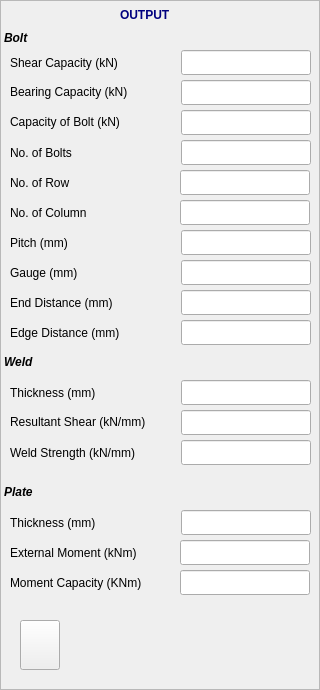
    <widget class="QFrame" name="outputFrame_4">
     <property name="geometry">
      <rect>
       <x>1048</x>
       <y>580</y>
       <width>320</width>
       <height>690</height>
      </rect>
     </property>
     <property name="sizePolicy">
      <sizepolicy hsizetype="Fixed" vsizetype="Fixed">
       <horstretch>0</horstretch>
       <verstretch>0</verstretch>
      </sizepolicy>
     </property>
     <property name="minimumSize">
      <size>
       <width>320</width>
       <height>690</height>
      </size>
     </property>
     <property name="frameShape">
      <enum>QFrame::StyledPanel</enum>
     </property>
     <property name="frameShadow">
      <enum>QFrame::Raised</enum>
     </property>
     <widget class="QLineEdit" name="txtShrCapacity_4">
      <property name="geometry">
       <rect>
        <x>181</x>
        <y>50</y>
        <width>130</width>
        <height>25</height>
       </rect>
      </property>
      <property name="text">
       <string/>
      </property>
      <property name="readOnly">
       <bool>true</bool>
      </property>
     </widget>
     <widget class="QLineEdit" name="txtbearCapacity_4">
      <property name="geometry">
       <rect>
        <x>181</x>
        <y>80</y>
        <width>130</width>
        <height>25</height>
       </rect>
      </property>
      <property name="readOnly">
       <bool>true</bool>
      </property>
     </widget>
     <widget class="QLineEdit" name="txtBoltCapacity_4">
      <property name="geometry">
       <rect>
        <x>181</x>
        <y>110</y>
        <width>130</width>
        <height>25</height>
       </rect>
      </property>
      <property name="readOnly">
       <bool>true</bool>
      </property>
     </widget>
     <widget class="QLineEdit" name="txtNoBolts_4">
      <property name="geometry">
       <rect>
        <x>181</x>
        <y>140</y>
        <width>130</width>
        <height>25</height>
       </rect>
      </property>
      <property name="readOnly">
       <bool>true</bool>
      </property>
     </widget>
     <widget class="QLineEdit" name="txtPitch_4">
      <property name="geometry">
       <rect>
        <x>181</x>
        <y>230</y>
        <width>130</width>
        <height>25</height>
       </rect>
      </property>
      <property name="readOnly">
       <bool>true</bool>
      </property>
     </widget>
     <widget class="QLineEdit" name="txtGuage_4">
      <property name="geometry">
       <rect>
        <x>181</x>
        <y>260</y>
        <width>130</width>
        <height>25</height>
       </rect>
      </property>
      <property name="readOnly">
       <bool>true</bool>
      </property>
     </widget>
     <widget class="QLineEdit" name="txtEndDist_4">
      <property name="geometry">
       <rect>
        <x>181</x>
        <y>290</y>
        <width>130</width>
        <height>25</height>
       </rect>
      </property>
      <property name="readOnly">
       <bool>true</bool>
      </property>
     </widget>
     <widget class="QLineEdit" name="txtEdgeDist_4">
      <property name="geometry">
       <rect>
        <x>181</x>
        <y>320</y>
        <width>130</width>
        <height>25</height>
       </rect>
      </property>
      <property name="readOnly">
       <bool>true</bool>
      </property>
     </widget>
     <widget class="QLineEdit" name="txtWeldThick_4">
      <property name="geometry">
       <rect>
        <x>181</x>
        <y>380</y>
        <width>130</width>
        <height>25</height>
       </rect>
      </property>
      <property name="readOnly">
       <bool>true</bool>
      </property>
     </widget>
     <widget class="QLineEdit" name="txtResltShr_4">
      <property name="geometry">
       <rect>
        <x>181</x>
        <y>410</y>
        <width>130</width>
        <height>25</height>
       </rect>
      </property>
      <property name="readOnly">
       <bool>true</bool>
      </property>
     </widget>
     <widget class="QLineEdit" name="txtWeldStrng_4">
      <property name="geometry">
       <rect>
        <x>181</x>
        <y>440</y>
        <width>130</width>
        <height>25</height>
       </rect>
      </property>
      <property name="readOnly">
       <bool>true</bool>
      </property>
     </widget>
     <widget class="QLineEdit" name="txtPlateThick_4">
      <property name="geometry">
       <rect>
        <x>181</x>
        <y>510</y>
        <width>130</width>
        <height>25</height>
       </rect>
      </property>
      <property name="readOnly">
       <bool>true</bool>
      </property>
     </widget>
     <widget class="QLabel" name="label_76">
      <property name="geometry">
       <rect>
        <x>4</x>
        <y>30</y>
        <width>66</width>
        <height>17</height>
       </rect>
      </property>
      <property name="text">
       <string>&lt;html&gt;&lt;head/&gt;&lt;body&gt;&lt;p&gt;&lt;span style=&quot; font-weight:600; font-style:italic;&quot;&gt;Bolt&lt;/span&gt;&lt;/p&gt;&lt;/body&gt;&lt;/html&gt;</string>
      </property>
     </widget>
     <widget class="QLabel" name="label_77">
      <property name="geometry">
       <rect>
        <x>10</x>
        <y>50</y>
        <width>170</width>
        <height>25</height>
       </rect>
      </property>
      <property name="text">
       <string>Shear Capacity (kN)</string>
      </property>
     </widget>
     <widget class="QLabel" name="label_78">
      <property name="geometry">
       <rect>
        <x>10</x>
        <y>80</y>
        <width>150</width>
        <height>25</height>
       </rect>
      </property>
      <property name="text">
       <string>&lt;html&gt;&lt;head/&gt;&lt;body&gt;&lt;p&gt;Bearing Capacity (kN)&lt;/p&gt;&lt;/body&gt;&lt;/html&gt;</string>
      </property>
     </widget>
     <widget class="QLabel" name="labl123_4">
      <property name="geometry">
       <rect>
        <x>10</x>
        <y>110</y>
        <width>150</width>
        <height>25</height>
       </rect>
      </property>
      <property name="text">
       <string>&lt;html&gt;&lt;head/&gt;&lt;body&gt;&lt;p&gt;Capacity of Bolt (kN)&lt;/p&gt;&lt;/body&gt;&lt;/html&gt;</string>
      </property>
     </widget>
     <widget class="QLabel" name="t_4">
      <property name="geometry">
       <rect>
        <x>10</x>
        <y>140</y>
        <width>130</width>
        <height>25</height>
       </rect>
      </property>
      <property name="text">
       <string>No. of Bolts</string>
      </property>
     </widget>
     <widget class="QLabel" name="label_79">
      <property name="geometry">
       <rect>
        <x>10</x>
        <y>230</y>
        <width>130</width>
        <height>25</height>
       </rect>
      </property>
      <property name="text">
       <string>Pitch (mm)</string>
      </property>
     </widget>
     <widget class="QLabel" name="label_80">
      <property name="geometry">
       <rect>
        <x>10</x>
        <y>290</y>
        <width>130</width>
        <height>25</height>
       </rect>
      </property>
      <property name="text">
       <string>End Distance (mm)</string>
      </property>
     </widget>
     <widget class="QLabel" name="label_81">
      <property name="geometry">
       <rect>
        <x>10</x>
        <y>380</y>
        <width>130</width>
        <height>25</height>
       </rect>
      </property>
      <property name="text">
       <string>Thickness (mm)</string>
      </property>
     </widget>
     <widget class="QLabel" name="label_82">
      <property name="geometry">
       <rect>
        <x>10</x>
        <y>440</y>
        <width>160</width>
        <height>25</height>
       </rect>
      </property>
      <property name="text">
       <string>Weld Strength (kN/mm)</string>
      </property>
     </widget>
     <widget class="QLabel" name="label_83">
      <property name="geometry">
       <rect>
        <x>10</x>
        <y>260</y>
        <width>130</width>
        <height>25</height>
       </rect>
      </property>
      <property name="text">
       <string>Gauge (mm)</string>
      </property>
     </widget>
     <widget class="QLabel" name="label_84">
      <property name="geometry">
       <rect>
        <x>4</x>
        <y>350</y>
        <width>130</width>
        <height>25</height>
       </rect>
      </property>
      <property name="text">
       <string>&lt;html&gt;&lt;head/&gt;&lt;body&gt;&lt;p&gt;&lt;span style=&quot; font-weight:600; font-style:italic;&quot;&gt;Weld&lt;/span&gt;&lt;/p&gt;&lt;/body&gt;&lt;/html&gt;</string>
      </property>
     </widget>
     <widget class="QLabel" name="label_85">
      <property name="geometry">
       <rect>
        <x>10</x>
        <y>320</y>
        <width>140</width>
        <height>25</height>
       </rect>
      </property>
      <property name="text">
       <string>Edge Distance (mm)</string>
      </property>
     </widget>
     <widget class="QLabel" name="label_86">
      <property name="geometry">
       <rect>
        <x>10</x>
        <y>510</y>
        <width>130</width>
        <height>25</height>
       </rect>
      </property>
      <property name="text">
       <string>Thickness (mm)</string>
      </property>
     </widget>
     <widget class="QLabel" name="label_87">
      <property name="geometry">
       <rect>
        <x>10</x>
        <y>410</y>
        <width>170</width>
        <height>25</height>
       </rect>
      </property>
      <property name="text">
       <string>&lt;html&gt;&lt;head/&gt;&lt;body&gt;&lt;p&gt;Resultant Shear (kN/mm)&lt;/p&gt;&lt;/body&gt;&lt;/html&gt;</string>
      </property>
     </widget>
     <widget class="QLabel" name="label_88">
      <property name="geometry">
       <rect>
        <x>10</x>
        <y>540</y>
        <width>160</width>
        <height>25</height>
       </rect>
      </property>
      <property name="text">
       <string>External Moment (kNm)</string>
      </property>
     </widget>
     <widget class="QLabel" name="label_89">
      <property name="geometry">
       <rect>
        <x>4</x>
        <y>480</y>
        <width>130</width>
        <height>25</height>
       </rect>
      </property>
      <property name="text">
       <string>&lt;html&gt;&lt;head/&gt;&lt;body&gt;&lt;p&gt;&lt;span style=&quot; font-weight:600; font-style:italic;&quot;&gt;Plate&lt;/span&gt;&lt;/p&gt;&lt;/body&gt;&lt;/html&gt;</string>
      </property>
     </widget>
     <widget class="QLineEdit" name="txtExtMomnt_4">
      <property name="geometry">
       <rect>
        <x>180</x>
        <y>540</y>
        <width>130</width>
        <height>25</height>
       </rect>
      </property>
      <property name="readOnly">
       <bool>true</bool>
      </property>
     </widget>
     <widget class="QLineEdit" name="txtMomntCapacity_4">
      <property name="geometry">
       <rect>
        <x>180</x>
        <y>570</y>
        <width>130</width>
        <height>25</height>
       </rect>
      </property>
      <property name="readOnly">
       <bool>true</bool>
      </property>
     </widget>
     <widget class="QLabel" name="label_90">
      <property name="geometry">
       <rect>
        <x>10</x>
        <y>570</y>
        <width>170</width>
        <height>25</height>
       </rect>
      </property>
      <property name="text">
       <string>Moment Capacity (KNm)</string>
      </property>
     </widget>
     <widget class="QLabel" name="lbl_col_4">
      <property name="geometry">
       <rect>
        <x>10</x>
        <y>200</y>
        <width>130</width>
        <height>25</height>
       </rect>
      </property>
      <property name="text">
       <string>No. of Column</string>
      </property>
     </widget>
     <widget class="QLabel" name="lbl_row_4">
      <property name="geometry">
       <rect>
        <x>10</x>
        <y>170</y>
        <width>130</width>
        <height>25</height>
       </rect>
      </property>
      <property name="text">
       <string>No. of Row</string>
      </property>
     </widget>
     <widget class="QLineEdit" name="lineEdit_7">
      <property name="geometry">
       <rect>
        <x>180</x>
        <y>170</y>
        <width>130</width>
        <height>25</height>
       </rect>
      </property>
     </widget>
     <widget class="QLineEdit" name="lineEdit_8">
      <property name="geometry">
       <rect>
        <x>180</x>
        <y>200</y>
        <width>130</width>
        <height>25</height>
       </rect>
      </property>
     </widget>
     <widget class="QLabel" name="label_91">
      <property name="geometry">
       <rect>
        <x>120</x>
        <y>0</y>
        <width>60</width>
        <height>31</height>
       </rect>
      </property>
      <property name="text">
       <string>&lt;html&gt;&lt;head/&gt;&lt;body&gt;&lt;p&gt;&lt;span style=&quot; font-weight:600; color:#00007f;&quot;&gt;OUTPUT&lt;/span&gt;&lt;/p&gt;&lt;/body&gt;&lt;/html&gt;</string>
      </property>
     </widget>
     <widget class="QPushButton" name="pushButton_4">
      <property name="geometry">
       <rect>
        <x>20</x>
        <y>620</y>
        <width>40</width>
        <height>50</height>
       </rect>
      </property>
      <property name="text">
       <string/>
      </property>
      <property name="icon">
       <iconset>
        <normaloff>:/images/logo.jpg</normaloff>:/images/logo.jpg</iconset>
      </property>
      <property name="iconSize">
       <size>
        <width>40</width>
        <height>50</height>
       </size>
      </property>
      <property name="checkable">
       <bool>false</bool>
      </property>
      <property name="autoDefault">
       <bool>false</bool>
      </property>
      <property name="default">
       <bool>false</bool>
      </property>
      <property name="flat">
       <bool>false</bool>
      </property>
     </widget>
    </widget>
